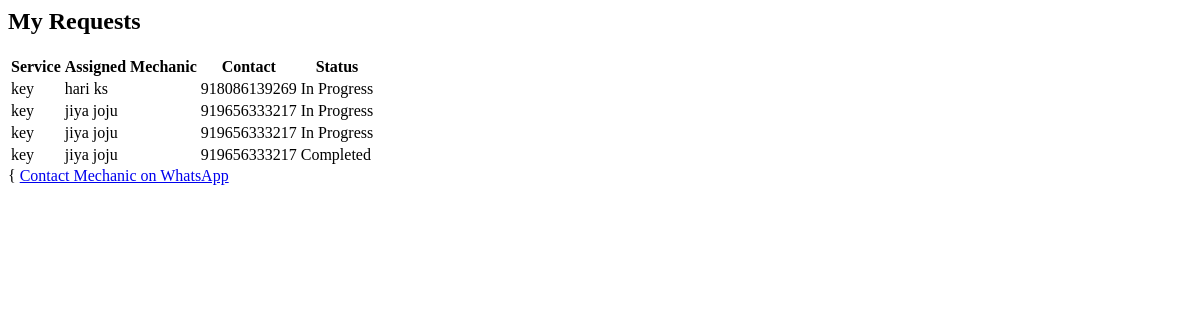
Page /customer/requests/ (signed in) on the earlier database version.
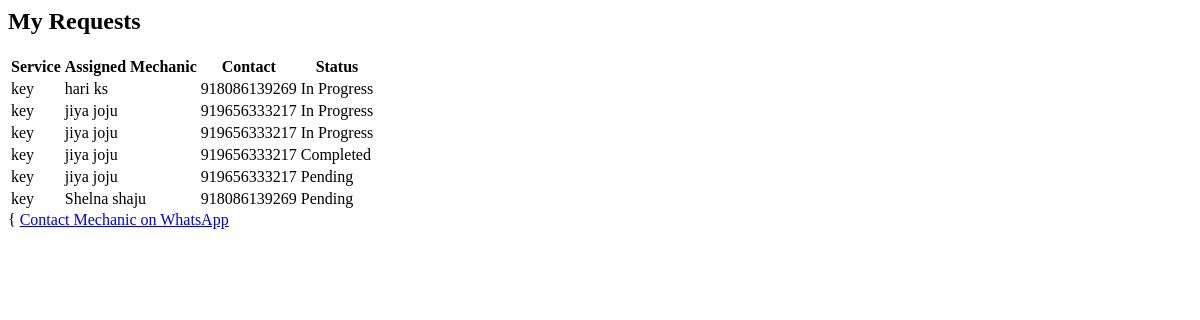
Same page on the later database version.
### Home/models.py (models this page shows, shortened)
class TaskAssignment(models.Model):
    user = models.ForeignKey(User, on_delete=models.CASCADE)  # Customer
    service_request = models.ForeignKey('ServiceRequest', on_delete=models.CASCADE)
    mechanic = models.ForeignKey('MechanicProfile', on_delete=models.CASCADE)
    assigned_date = models.DateTimeField(auto_now_add=True)
    status_choices = [('Pending', 'Pending'), ('In Progress', 'In Progress'), ('Completed', 'Completed')]
    status = models.CharField(max_length=20, choices=status_choices, default='Pending')

class ServiceRequest(models.Model):
    user = models.ForeignKey(User, on_delete=models.CASCADE)  # Logged-in user
    service = models.ForeignKey(ServiceProvided, on_delete=models.CASCADE)
    name = models.CharField(max_length=255)
    email = models.EmailField()
    contact_number = models.CharField(max_length=15)
    location = models.CharField(max_length=255)
    state = models.CharField(max_length=100)
    city = models.CharField(max_length=100)
    vehicle_reg_number = models.CharField(max_length=15)

class ServiceProvided(models.Model):
    name = models.CharField(max_length=255)
    picture = models.ImageField(upload_to='services/')  # Main picture
    short_description = models.TextField()
    long_description = models.TextField()
    points_to_remember = models.TextField()
    additional_picture = models.ImageField(upload_to='services/', blank=True, null=True)  # Additional Picture

class MechanicProfile(models.Model):
    user = models.OneToOneField(User, on_delete=models.CASCADE)  # Links profile to User
    first_name = models.CharField(max_length=255)
    last_name = models.CharField(max_length=255)
    date_of_birth = models.DateField(null=True, blank=True)
    email = models.EmailField()#unique=True)
    gender_choices = [('Male', 'Male'), ('Female', 'Female'), ('Other', 'Other')]
    gender = models.CharField(max_length=10, choices=gender_choices)
    profile_picture = models.ImageField(upload_to='mechanic_profiles/', null=True, blank=True)
    contact_no = models.CharField(
        max_length=15,
        validators=[RegexValidator(regex=r'^\d{10,15}$', message="Enter a valid number ")],
    )
    aadhar_id = models.CharField(
        max_length=12,
        validators=[RegexValidator(regex=r'^\d{12}$', message="Aadhar number must be exactly 12 digits")],
    )
    alternate_contact = models.CharField(max_length=15, blank=True, null=True)
    experience = models.PositiveIntegerField(null=True, blank=True)
    address = models.TextField()
    state = models.CharField(max_length=255)
    city = models.CharField(max_length=255)
    district = models.CharField(max_length=255)
    specialization = models.ForeignKey('ServiceProvided', on_delete=models.SET_NULL, null=True)

### Home/views.py (the view)
# urls.py: path('customer/requests/', views.my_requests, name='my_requests'),
@login_required
def my_requests(request):
    customer_tasks = TaskAssignment.objects.filter(user=request.user).select_related('service_request__service', 'mechanic')
    mechanic = MechanicNum.objects.first()
    return render(request, 'my_requests.html', {
        'customer_tasks': customer_tasks,
        'mechanic': mechanic
    })

### templates/my_requests.html (shortened to what this page needs)
<h2>My Requests</h2>
<table>
    <tr>
        <th>Service</th>
        <th>Assigned Mechanic</th>
        <th>Contact</th>
        <th>Status</th>
    </tr>
    {% for task in customer_tasks %}
    <tr>
        <td>{{ task.service_request.service.name }}</td>
        <td>{{ task.mechanic.first_name }} {{ task.mechanic.last_name }}</td>
        <td>{{ task.mechanic.contact_no }}</td>
        <td>{{ task.status }}</td>
    </tr>
    {% endfor %}
</table>
{ <a href="https://wa.me/{{ mechanic.Mob_num }}?text=Hello, I would like to chat about your counseling." target="_blank">
    Contact Mechanic on WhatsApp
</a>

Differences in the rows shown:
added TaskAssignment: service_request.service.name "key", mechanic.first_name "jiya", mechanic.last_name "joju", mechanic.contact_no "919656333217", status "Pending"
added TaskAssignment: service_request.service.name "key", mechanic.first_name "Shelna", mechanic.last_name "shaju", mechanic.contact_no "918086139269", status "Pending"
